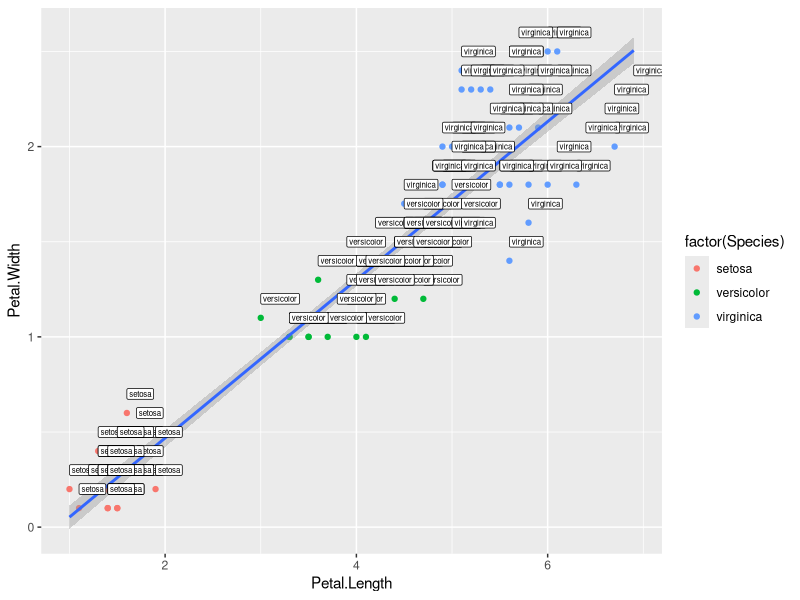

Source code (R):
data("iris")
library(ggplot2)
ggplot(iris,aes(x=Petal.Length,y=Petal.Width))+geom_point(aes(color=factor(Species)))+geom_smooth(method="lm")+geom_label(aes(label=Species,hjust=0),nudge_y=0.1,size=2)